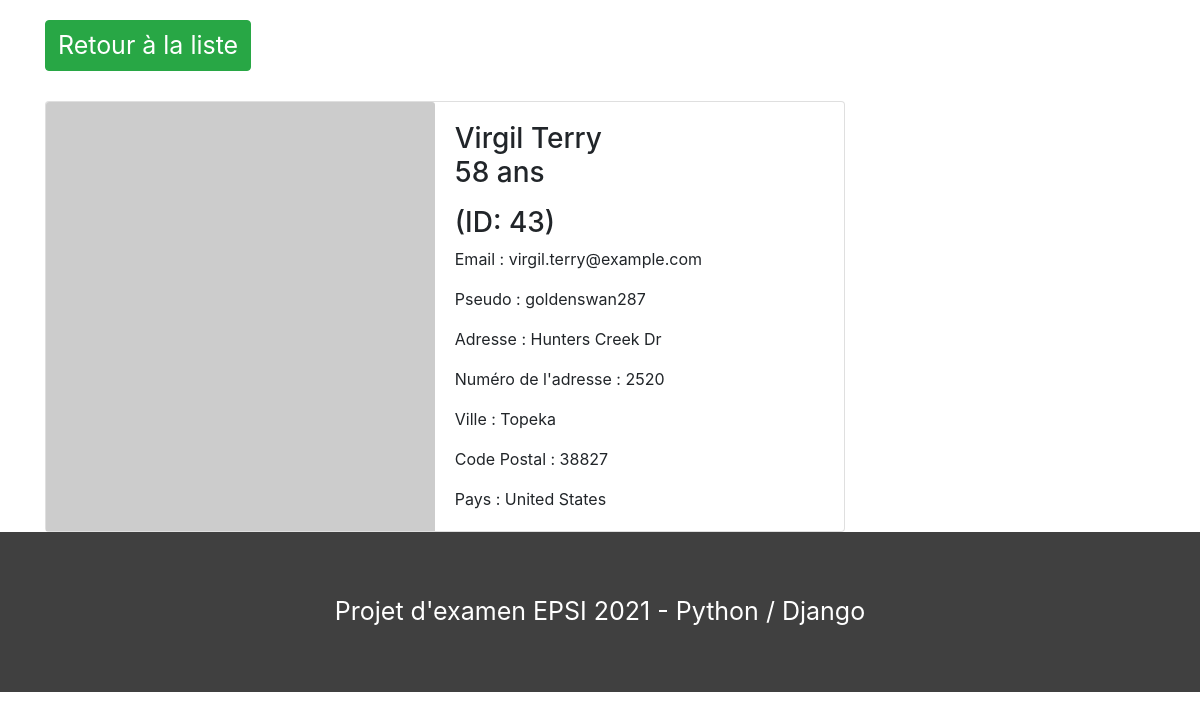
The app's page /persona_details/43 with its own data.
### persona_app/models.py (models this page shows, shortened)
class Persona(models.Model):
    first_name= models.CharField(max_length=64)
    last_name = models.CharField(max_length=64)
    address_street = models.CharField(max_length=128)
    address_number = models.IntegerField()
    city = models.CharField(max_length=30)
    country = models.CharField(max_length=32)
    postcode = models.CharField(max_length=6)
    email= models.CharField(max_length=128)
    username = models.CharField(max_length=64)
    password = models.CharField(max_length=64)
    age= models.IntegerField()
    picture= models.CharField(max_length=4096)

### persona_app/views.py (the view)
# urls.py: path('persona_details/<int:id>', views.persona_details, name="url_persona_details"),
def persona_details(request,id):
    persona = Persona.objects.get(id=id)
    context = {
        'persona_object':persona
    }
    return render(request,'persona/persona_details.html', context)

### persona_app/templates/persona/persona_details.html (shortened to what this page needs)
{% extends 'base.html' %}  {% block content %}
<a class="btn btn-success link_list" href="{% url 'url_persona_list' %}">Retour à la liste</a>
<div class="card" style="width: 18rem">
  <img class="card-img-top" src="{{persona_object.picture}}" />
  <div class="card-body">
    <h3>
      {{ persona_object.first_name }} {{persona_object.last_name}}
      <p>{{persona_object.age}} ans</p>
      (ID: {{persona_object.id}})
    </h3>
    <p class="card-text">Email : {{persona_object.email}}</p>
    <p class="card-text">Pseudo : {{persona_object.username}}</p>
    <p class="card-text">Adresse : {{persona_object.address_street}}</p>
    <p class="card-text">
      Numéro de l'adresse : {{persona_object.address_number}}
    </p>
    <p class="card-text">Ville : {{persona_object.city}}</p>
    <p class="card-text">Code Postal : {{persona_object.postcode}}</p>
    <p class="card-text">Pays : {{persona_object.country}}</p>
  </div>
</div>
 {% endblock content %}

### persona_app/static/style.css (style rules this page uses)
body { background-color: #202124; color: #ffff; min-height: 100vh; }
.card { flex-direction: row!important; width: 50rem!important; }
.link_list { color: #ffff; font-size: 1.56rem!important; margin-top: 20px; margin-bottom: 30px; }
.card-body { width: 100%!important; }

### records on screen
Persona: first_name "Virgil", last_name "Terry", age "58", id "43", email "virgil.terry@example.com", username "goldenswan287", address_street "Hunters Creek Dr", address_number "2520", city "Topeka", postcode "38827", country "United States"
